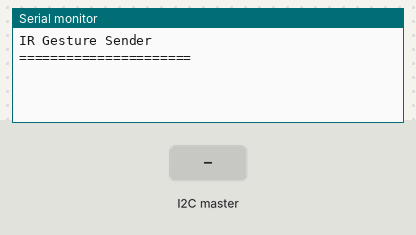
A sketch run on a simulated Arduino Uno, built with avr-gcc and run on an emulated ATmega328P. Shown: the last lines printed to the serial monitor. The inputs (shaded band) are chosen by the test bench.

Above: at 1.2 s.
1.3 s: the I2C master sends the byte 1
At 2.5 s:
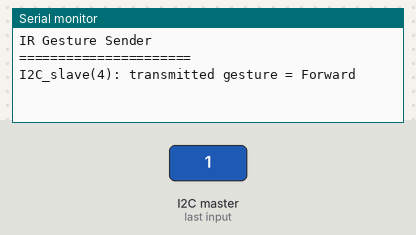
2.8 s: the I2C master sends the byte 0
At 3.8 s:
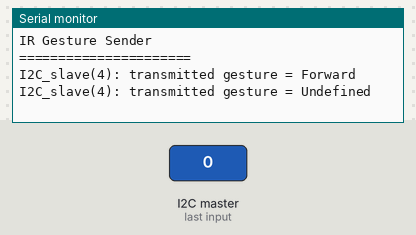
4.3 s: the I2C master sends the byte 2
At 5.0 s:
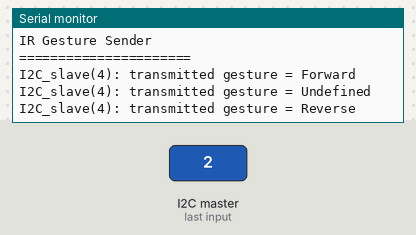

The sketch:

ir_gesture_send.ino
```cpp
#include <IRremote.h>
#include <Wire.h>

IRsend irsend;

enum ir_command {Undefined, Forward, Reverse, Stop,
                 LeftSpin, RightSpin, LeftForward, RightForward, LeftReverse, RightReverse,
                 Record, Replay1, Replay2, Replay3, Replay4};

int data = 0;
//int old_data = 0;
bool new_data = false;

void setup()
{
  Serial.begin(9600);
  Serial.println("IR Gesture Sender");
  Serial.println("======================");

  Wire.begin(4);
  Wire.onReceive(receiveEvent);
}

void loop() {
  if (new_data) {
    int copy_data = data;
    // output = PWM pin3, 200ohm range = 3 feet, 100ohm range = 5 feet
    char *gesture = "Undefined";
    switch (copy_data) {
      case Forward:   irsend.sendNEC(0xFFAA55,32); gesture = "Forward"; break;
      case Reverse:   irsend.sendNEC(0xFF629D,32); gesture = "Reverse"; break;
      case Stop:      irsend.sendNEC(0xFF6A95,32); gesture = "Stop"; break;
      case LeftSpin:  irsend.sendNEC(0xFF5AA5,32); gesture = "LeftSpin"; break;
      case RightSpin: irsend.sendNEC(0xFF4AB5,32); gesture = "RightSpin"; break;
      default: break;
    }
    new_data = false;
    Serial.println("I2C_slave(4): transmitted gesture = " + String(gesture));
  }
}

void receiveEvent(int howMany)
{
  data = Wire.read();
  new_data = true;
  //Serial.println(data);
}
```

Measured:
- after the input at 1.3 s, the serial monitor: prints a new line after 0.07 s (image 1)
- after the input at 2.8 s, the serial monitor: prints a new line at once (image 2)
- after the input at 4.3 s, the serial monitor: prints a new line after 0.07 s (image 3)
